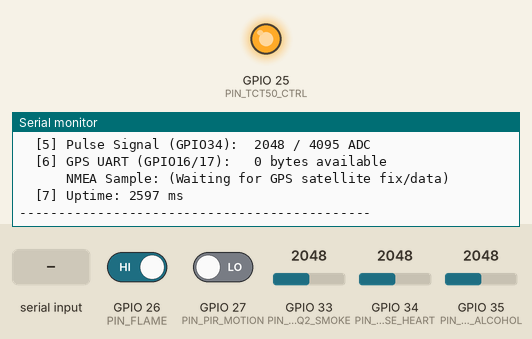
Simulated run of this sketch. Board: ESP32. Shown: output pins drawn as LEDs (lit = HIGH), the last lines printed to the serial monitor. Inputs (shaded band) come from the test bench; at power-on: GPIO 35 (PIN_MQ3_ALCOHOL) = 2048, GPIO 33 (PIN_MQ2_SMOKE) = 2048, GPIO 26 (PIN_FLAME) HIGH, GPIO 27 (PIN_PIR_MOTION) LOW, GPIO 34 (PIN_PULSE_HEART) = 2048.

Above: at 2.7 s.
2.8 s: GPIO 35 (PIN_MQ3_ALCOHOL) set to 2540
At 4.4 s:
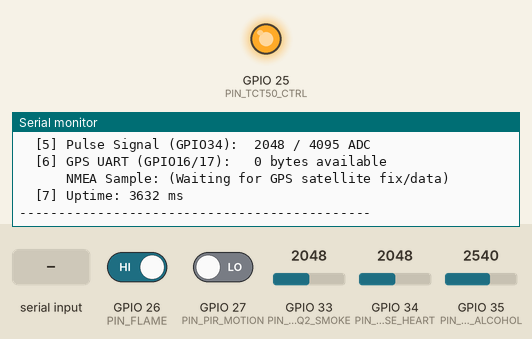
6.1 s: GPIO 33 (PIN_MQ2_SMOKE) set to 1228
At 7.5 s:
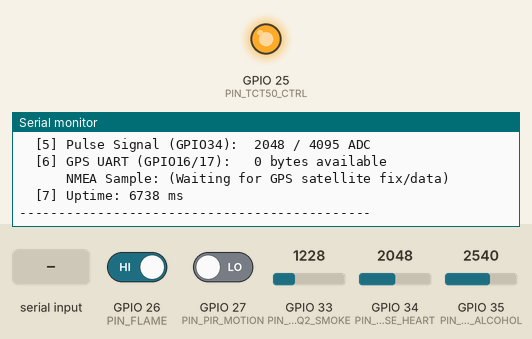
9.2 s: GPIO 26 (PIN_FLAME) driven LOW
12.3 s: GPIO 27 (PIN_PIR_MOTION) driven HIGH
15.4 s: "1" received over the second serial link
Timing chart, 0 to 18.4 s (numbered marks = the images above; inputs shaded):
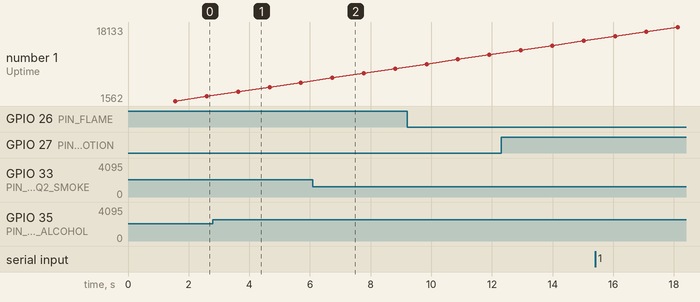

The sketch:

diagnostics_sensor_dump.ino
```cpp
/**
 * DriveGuard IoT - Hardware Diagnostic Sensor Dump
 *
 * Upload this sketch to verify all sensor connections, wiring, and I2C/Serial buses.
 * It dumps all raw sensor readings directly to Serial Monitor (115200 baud).
 * No Wi-Fi or Bluetooth required.
 *
 * Pin Map:
 *   - GPIO21: I2C SDA (MPU6050 Accelerometer)
 *   - GPIO22: I2C SCL (MPU6050 Accelerometer)
 *   - GPIO26: Flame Sensor Digital Out (DO)
 *   - GPIO27: PIR Motion Sensor Out
 *   - GPIO33: MQ-2 Smoke Sensor Analog (AO)
 *   - GPIO34: Pulse Sensor Analog (AO)
 *   - GPIO35: MQ-3 Alcohol Sensor Analog (AO)
 *   - GPIO16: GPS TX -> ESP32 RX2
 *   - GPIO17: GPS RX -> ESP32 TX2
 *   - GPIO25: TCT50 Ultrasonic Control
 */

#include <Arduino.h>
#include <Wire.h>

#define PIN_FLAME        26
#define PIN_PIR_MOTION   27
#define PIN_MQ2_SMOKE    33
#define PIN_PULSE_HEART  34
#define PIN_MQ3_ALCOHOL  35
#define PIN_TCT50_CTRL   25
#define PIN_GPS_RX       16
#define PIN_GPS_TX       17

#define I2C_SDA          21
#define I2C_SCL          22

HardwareSerial gpsSerial(2);

void scanI2C() {
  Serial.println("\n--- Scanning I2C Bus (SDA:21, SCL:22) ---");
  byte count = 0;
  for (byte address = 1; address < 127; address++) {
    Wire.beginTransmission(address);
    byte error = Wire.endTransmission();
    if (error == 0) {
      Serial.printf("  [✓] I2C device detected at 0x%02X", address);
      if (address == 0x68 || address == 0x70) {
        Serial.print(" (MPU6050 Accelerometer/Gyro)");
      }
      Serial.println();
      count++;
    }
  }
  if (count == 0) {
    Serial.println("  [!] No I2C devices detected. Check SDA/SCL wires & common GND.");
  }
  Serial.println("-----------------------------------------\n");
}

void setup() {
  Serial.begin(115200);
  delay(1500);

  Serial.println("==========================================");
  Serial.println("   🚗 DriveGuard Hardware Diagnostic Dump  ");
  Serial.println("==========================================");

  // Initialize GPIO pins
  pinMode(PIN_FLAME, INPUT_PULLUP);
  pinMode(PIN_PIR_MOTION, INPUT);
  pinMode(PIN_MQ2_SMOKE, INPUT);
  pinMode(PIN_PULSE_HEART, INPUT);
  pinMode(PIN_MQ3_ALCOHOL, INPUT);
  pinMode(PIN_TCT50_CTRL, OUTPUT);
  digitalWrite(PIN_TCT50_CTRL, HIGH);

  // Initialize I2C
  Wire.begin(I2C_SDA, I2C_SCL);
  scanI2C();

  // Initialize GPS UART2
  gpsSerial.begin(9600, SERIAL_8N1, PIN_GPS_RX, PIN_GPS_TX);
  Serial.println("Listening for NEO-6M GPS on GPIO16/17 at 9600 baud...");
}

void loop() {
  // Read Digital & Analog Sensors
  int flameVal   = digitalRead(PIN_FLAME);
  int motionVal  = digitalRead(PIN_PIR_MOTION);
  int mq2Smoke   = analogRead(PIN_MQ2_SMOKE);
  int heartPulse = analogRead(PIN_PULSE_HEART);
  int mq3Alcohol = analogRead(PIN_MQ3_ALCOHOL);

  // Check GPS raw characters
  int gpsBytes = gpsSerial.available();
  String gpsPreview = "";
  while (gpsSerial.available() > 0 && gpsPreview.length() < 30) {
    char c = gpsSerial.read();
    if (c >= 32 && c <= 126) gpsPreview += c;
  }

  // Print Formatted Dump
  Serial.println("---------------- SENSOR DUMP ----------------");
  Serial.printf("  [1] Flame DO (GPIO26):      %d (%s)\n", flameVal, flameVal == LOW ? "FLAME DETECTED" : "CLEAR");
  Serial.printf("  [2] PIR Motion (GPIO27):    %d (%s)\n", motionVal, motionVal == HIGH ? "MOTION DETECTED" : "IDLE");
  Serial.printf("  [3] MQ-2 Smoke AO (GPIO33): %d / 4095 ADC (%s)\n", mq2Smoke, mq2Smoke > 1800 ? "HIGH SMOKE" : "NORMAL");
  Serial.printf("  [4] MQ-3 Alcohol (GPIO35):  %d / 4095 ADC (%s)\n", mq3Alcohol, mq3Alcohol > 2500 ? "ALCOHOL ALERT" : "SOBER");
  Serial.printf("  [5] Pulse Signal (GPIO34):  %d / 4095 ADC\n", heartPulse);
  Serial.printf("  [6] GPS UART (GPIO16/17):   %d bytes available\n", gpsBytes);
  if (gpsPreview.length() > 0) {
    Serial.printf("      NMEA Sample: %s\n", gpsPreview.c_str());
  } else {
    Serial.println("      NMEA Sample: (Waiting for GPS satellite fix/data)");
  }
  Serial.printf("  [7] Uptime: %lu ms\n", millis());
  Serial.println("---------------------------------------------\n");

  delay(1000);
}
```

Measured:
- after the input at 2.8 s, the serial monitor: prints a new line after 0.81 s (image 1)
- after the input at 6.1 s, the serial monitor: prints a new line after 0.62 s (image 2)
- plotted number 1: 2597 → 5703 after the input at 2.8 s, 5703 → 8808 after the input at 6.1 s, 8808 → 11915 after the input at 9.2 s, 11915 → 15025 after the input at 12.3 s, 15025 → 18133 after the input at 15.4 s
